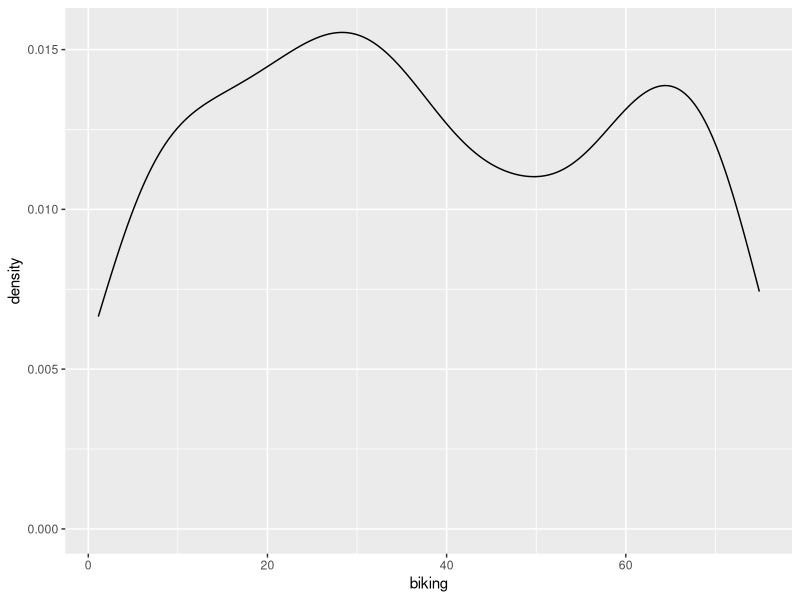
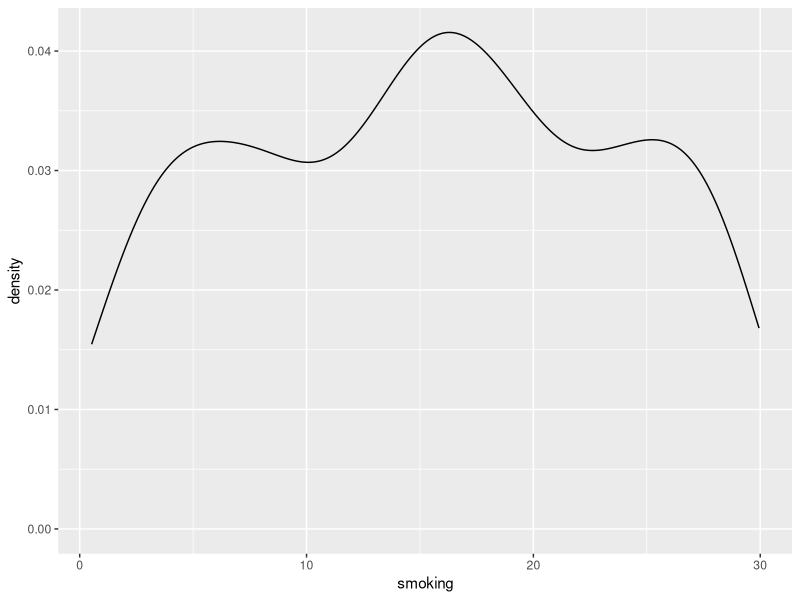
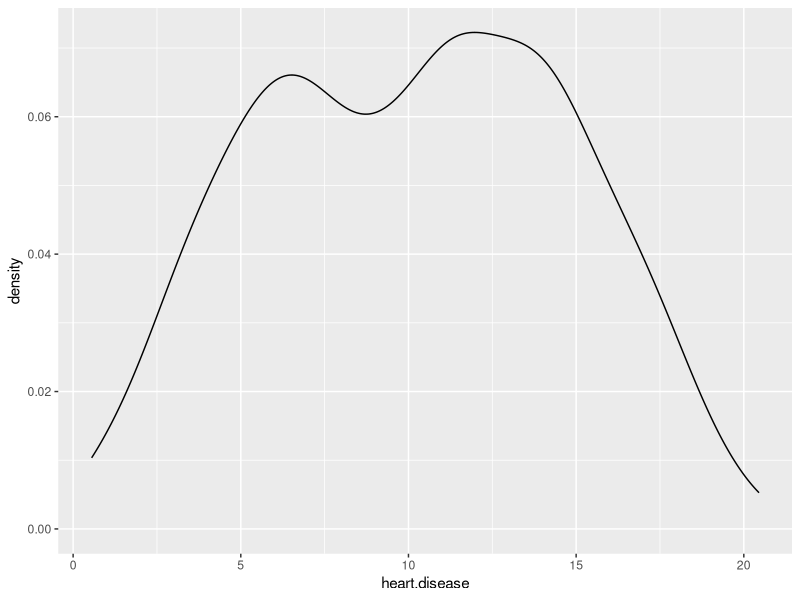

Here is the R script that generated these plots, in order:
library(tidyverse)
dataset=read_csv('heart.data.csv')

#Explore the data
head(dataset)
glimpse(dataset)
length(dataset)
summary(dataset)

#Find missing values
colSums(is.na(dataset))

#Impute missing values for each column
ggplot(data=dataset,
       aes(biking))+
  geom_density()

biking_median=median(dataset$biking, na.rm=TRUE)
dataset$biking=ifelse(is.na(dataset$biking),
                     biking_median,
                     dataset$biking)
colSums(is.na(dataset))

ggplot(data=dataset,
       aes(smoking))+
  geom_density()

smoking_median=median(dataset$smoking, na.rm=TRUE)
dataset$smoking=ifelse(is.na(dataset$smoking),
                      smoking_median,
                      dataset$smoking)

ggplot(data=dataset,
       aes(heart.disease))+
  geom_density()

disease_median=median(dataset$heart.disease, na.rm=TRUE)
dataset$heart.disease=ifelse(is.na(dataset$heart.disease),
                      disease_median,
                      dataset$heart.disease)

colSums(is.na(dataset))

#Splitting data
library(caTools)

split=sample.split(dataset$heart.disease, SplitRatio=.8) #80% training, 20% testing

#True for training set and false for test set
training_set=subset(dataset, split=TRUE)
test_set=subset(dataset, split=FALSE)

#Fitting multiple linear regression
MLR=lm(formula=heart.disease~ ., data= training_set)
summary(MLR)
#14.9585-0.2(biking)+0.179(smoking)
#Biking and smoking are stastically significant for heart disease

#Mean square error
summ=summary(MLR)
MSE=(mean(summ$residuals^2))
paste('Mean Square Error:', MSE)

#R-Squared
summary(MLR)

#Testing Set Prediction
y_pred=predict(MLR, newdata=test_set)
data=data.frame(test_set$heart.disease, y_pred)
head(data)

#Validation
new=read_csv("Heart_validation.csv")
new_x=new[c(1:2)]
new_x

data.frame(new[c(3)], predict(MLR, newdata=new_x))
